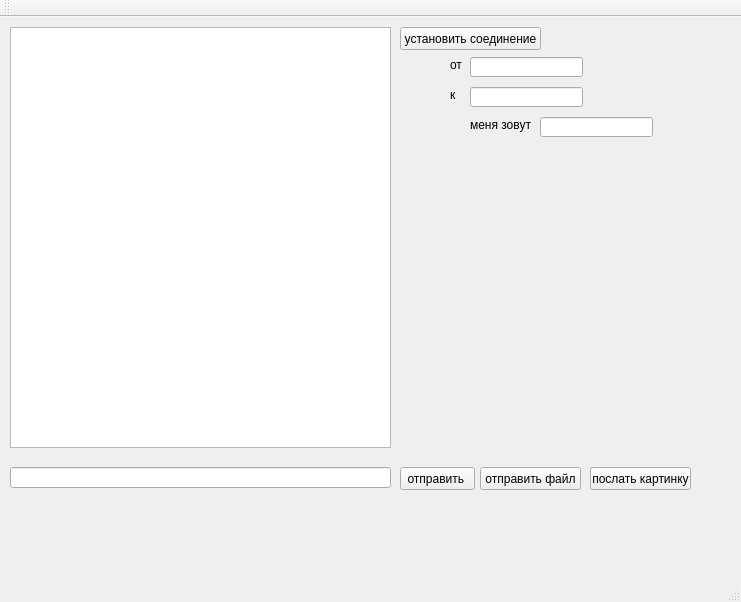
<?xml version="1.0" encoding="UTF-8"?>
<ui version="4.0">
 <class>MainWindow</class>
 <widget class="QMainWindow" name="MainWindow">
  <property name="geometry">
   <rect>
    <x>0</x>
    <y>0</y>
    <width>741</width>
    <height>602</height>
   </rect>
  </property>
  <property name="windowTitle">
   <string>MainWindow</string>
  </property>
  <widget class="QWidget" name="centralWidget">
   <widget class="QLineEdit" name="lineEdit">
    <property name="geometry">
     <rect>
      <x>10</x>
      <y>450</y>
      <width>381</width>
      <height>21</height>
     </rect>
    </property>
   </widget>
   <widget class="QTextBrowser" name="textBrowser">
    <property name="geometry">
     <rect>
      <x>10</x>
      <y>10</y>
      <width>381</width>
      <height>421</height>
     </rect>
    </property>
   </widget>
   <widget class="QPushButton" name="pushButton">
    <property name="geometry">
     <rect>
      <x>400</x>
      <y>450</y>
      <width>75</width>
      <height>23</height>
     </rect>
    </property>
    <property name="text">
     <string>отправить </string>
    </property>
   </widget>
   <widget class="QPushButton" name="pushButton_2">
    <property name="geometry">
     <rect>
      <x>400</x>
      <y>10</y>
      <width>141</width>
      <height>23</height>
     </rect>
    </property>
    <property name="text">
     <string>установить соединение</string>
    </property>
   </widget>
   <widget class="QLineEdit" name="lineEdit_2">
    <property name="geometry">
     <rect>
      <x>470</x>
      <y>40</y>
      <width>113</width>
      <height>20</height>
     </rect>
    </property>
   </widget>
   <widget class="QLineEdit" name="lineEdit_3">
    <property name="geometry">
     <rect>
      <x>470</x>
      <y>70</y>
      <width>113</width>
      <height>20</height>
     </rect>
    </property>
   </widget>
   <widget class="QLabel" name="label">
    <property name="geometry">
     <rect>
      <x>450</x>
      <y>40</y>
      <width>16</width>
      <height>16</height>
     </rect>
    </property>
    <property name="text">
     <string>от</string>
    </property>
   </widget>
   <widget class="QLabel" name="label_2">
    <property name="geometry">
     <rect>
      <x>450</x>
      <y>70</y>
      <width>16</width>
      <height>16</height>
     </rect>
    </property>
    <property name="text">
     <string>к</string>
    </property>
   </widget>
   <widget class="QPushButton" name="pushButton_3">
    <property name="geometry">
     <rect>
      <x>480</x>
      <y>450</y>
      <width>101</width>
      <height>23</height>
     </rect>
    </property>
    <property name="text">
     <string>отправить файл</string>
    </property>
   </widget>
   <widget class="QLineEdit" name="lineEdit_4">
    <property name="geometry">
     <rect>
      <x>540</x>
      <y>100</y>
      <width>113</width>
      <height>20</height>
     </rect>
    </property>
   </widget>
   <widget class="QLabel" name="label_3">
    <property name="geometry">
     <rect>
      <x>470</x>
      <y>100</y>
      <width>61</width>
      <height>16</height>
     </rect>
    </property>
    <property name="text">
     <string>меня зовут:</string>
    </property>
   </widget>
   <widget class="QPushButton" name="pushButton_4">
    <property name="geometry">
     <rect>
      <x>590</x>
      <y>450</y>
      <width>101</width>
      <height>23</height>
     </rect>
    </property>
    <property name="text">
     <string>послать картинку</string>
    </property>
   </widget>
  </widget>
  <widget class="QMenuBar" name="menuBar">
   <property name="geometry">
    <rect>
     <x>0</x>
     <y>0</y>
     <width>741</width>
     <height>21</height>
    </rect>
   </property>
  </widget>
  <widget class="QToolBar" name="mainToolBar">
   <attribute name="toolBarArea">
    <enum>TopToolBarArea</enum>
   </attribute>
   <attribute name="toolBarBreak">
    <bool>false</bool>
   </attribute>
  </widget>
  <widget class="QStatusBar" name="statusBar"/>
  <action name="actionsendmessage">
   <property name="checkable">
    <bool>true</bool>
   </property>
   <property name="checked">
    <bool>false</bool>
   </property>
   <property name="text">
    <string>sendmessage</string>
   </property>
   <property name="shortcut">
    <string>Return</string>
   </property>
   <property name="menuRole">
    <enum>QAction::TextHeuristicRole</enum>
   </property>
  </action>
 </widget>
 <layoutdefault spacing="6" margin="11"/>
 <resources/>
 <connections/>
</ui>
